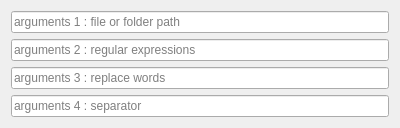
<?xml version="1.0" encoding="UTF-8"?>
<ui version="4.0">
 <class>RegExpInputRenameWidget</class>
 <widget class="QWidget" name="RegExpInputRenameWidget">
  <property name="geometry">
   <rect>
    <x>0</x>
    <y>0</y>
    <width>400</width>
    <height>124</height>
   </rect>
  </property>
  <property name="windowTitle">
   <string>Form</string>
  </property>
  <layout class="QVBoxLayout" name="verticalLayout">
   <item>
    <widget class="QLineEdit" name="InputlineEdit">
     <property name="placeholderText">
      <string>arguments 1 : file or folder path</string>
     </property>
    </widget>
   </item>
   <item>
    <widget class="QLineEdit" name="regExplineEdit">
     <property name="toolTip">
      <string>&lt;html&gt;&lt;head/&gt;&lt;body&gt;&lt;p&gt;When converting with multiple regular expressions, the regular expression and the replacement character are divided according to the characters specified in the next text box, and character conversion is performed from the forward.&lt;/p&gt;&lt;/body&gt;&lt;/html&gt;</string>
     </property>
     <property name="placeholderText">
      <string>arguments 2 : regular expressions</string>
     </property>
    </widget>
   </item>
   <item>
    <widget class="QLineEdit" name="replaceLineEdit">
     <property name="placeholderText">
      <string>arguments 3 : replace words</string>
     </property>
    </widget>
   </item>
   <item>
    <widget class="QLineEdit" name="separatorLineEdit">
     <property name="text">
      <string/>
     </property>
     <property name="placeholderText">
      <string>arguments 4 : separator</string>
     </property>
    </widget>
   </item>
  </layout>
 </widget>
 <resources/>
 <connections/>
</ui>
